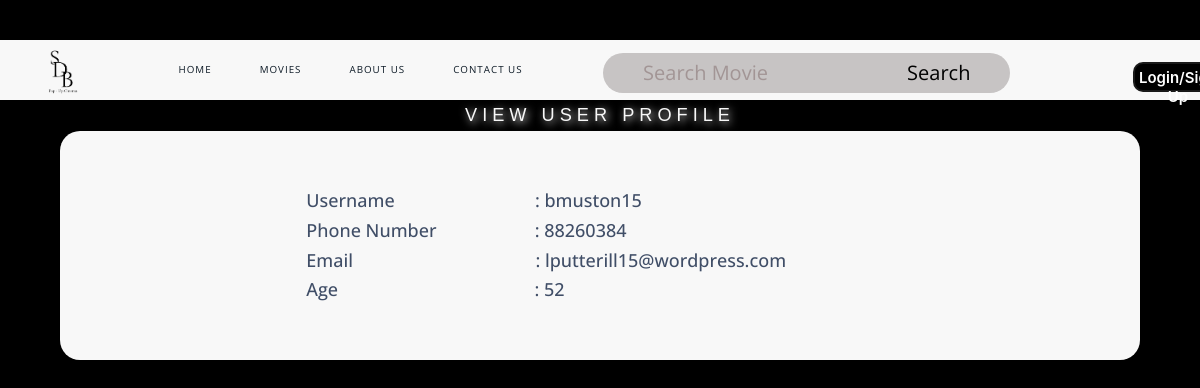
Page /ViewStaffProfile.php?username=bmuston15 on the earlier database version.
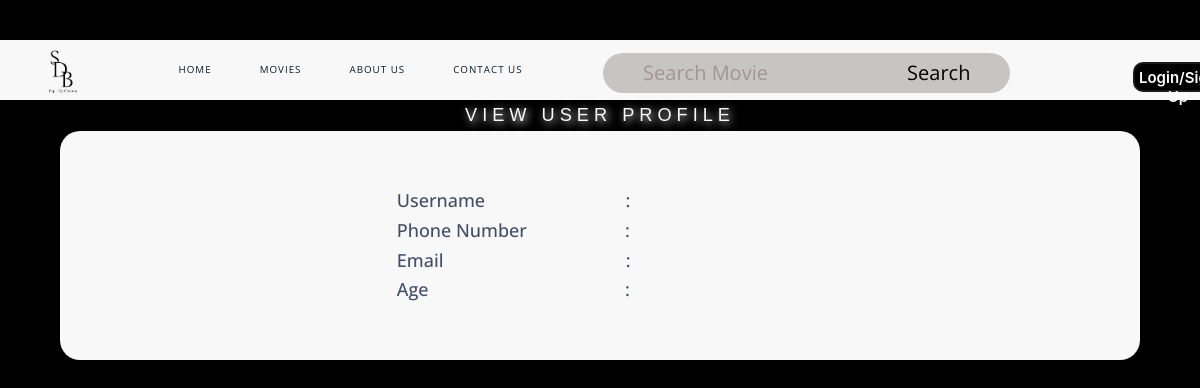
Same page on the later database version.
### tables this page shows
CREATE TABLE `staff` (
  `phoneNo` int(8) DEFAULT NULL,
  `username` varchar(15) DEFAULT NULL,
  `hashedPassw` varchar(64) DEFAULT NULL,
  `email` varchar(30) DEFAULT NULL,
  `age` int(2) DEFAULT NULL,
  `aUsername` varchar(15) DEFAULT NULL,
  `dateLastModified` date DEFAULT NULL
);

### entityClass.php (called while the page is built, shortened)
<?php
class testDB{
    private $conn;
    function __construct($servername = "localhost", $dbusername = "root", $password = "", $dbname = "testdb") {
        $this->conn = new mysqli($servername, $dbusername, $password, $dbname);
    }
    function retrieveStaff($username){
        $result = $this->conn->query("SELECT * from `staff` where `username` = '$username'");
        $row = $result->fetch_all(MYSQLI_BOTH);
        return $row;
    }
}
?>

### dbFunctions.php (called while the page is built, shortened)
<?php
include ("entityClass.php");
class controller{
    private $testDB;
    function __construct(){
        $this->testDB = new testDB();
    }
    function run($method,$var1=0,$var2=0,$var3=0,$var4=0,$var5=0,$var6=0,$var7=0,$var8=0,$var9=0,$var10=0,$var11=0,$var12=0,$var13=0,$var14=0,$var15=0,$var16=0){
        if($method == "validateUserLogin"){
            $result = $this->testDB -> validateUserLogin($var1,$var2,$var3);
        }
        else if($method == "validateRegistration"){
            $result = $this->testDB->validateRegistration($var1);
        }
        else if($method == "processRegistration"){
            $result = $this->testDB->processRegistration($var1,$var2,$var3,$var4,$var5,$var6,$var7,$var8);
        }
        else if($method == "getMovie1"){
            $result = $this->testDB->getMovie1();
        }
        else if($method == "getMovie0"){
            $result = $this->testDB->getMovie0();
        }
        else if($method == "fetchUserDetails"){
            $result = $this->testDB->fetchUserDetails($var1,$var2,$var3);
        }
        else if($method == "searchMovies"){
            $result = $this->testDB->searchMovies($var1);
        }
        else if($method == "searchMovies10"){
            $result = $this->testDB->searchMovies10($var1,$var2);
        }
        else if($method == "searchMovies10Num"){
            $result = $this->testDB->searchMovies10Num($var1,$var2);
        }
        else if($method == "updatePassword"){
            $result = $this->testDB->updatePassword($var1,$var2,$var3,$var4);
        }
        else if($method == "validatePasswordChange"){
            $result = $this->testDB->validatePasswordChange($var1,$var2);
        }
        else if($method == "getBookings"){
            $result = $this->testDB->getBookings();
        }
        else if($method == "getBookingFromID"){
            $result = $this->testDB->getBookingFromID($var1);
        }
        else if($method == "updateBookings"){
            $result = $this->testDB->updateBookings($var1,$var2,$var3,$var4,$var5,$var6,$var7,$var8,$var9,$var10,$var11,$var12,$var13,$var14);
        }
        else if($method == "deleteBooking"){
            $result = $this->testDB->deleteBooking($var1);
        }
        else if($method == "confirmDeletion"){
            $result = $this->testDB->confirmDeletion($var1);
        }
        else if($method == "claimBooking"){
            $result = $this->testDB->claimBooking($var1,$var2);
        }
        else if($method == "getAllMovies"){
            $result = $this->testDB->getAllMovies();
        }
        else if($method == "updateMovie"){
            $result = $this->testDB->updateMovie($var1,$var2,$var3,$var4,$var5,$var6,$var7,$var8,$var9,$var10,$var11,$var12,$var13,$var14,$var15,$var16);
        }
        else if($method == "deleteMovie"){
            $result = $this->testDB->deleteMovie($var1);
        }
        else if($method == "confirmMovieDeletion"){
            $result = $this->testDB->confirmMovieDeletion($var1);
        }
        else if($method == "escapeString"){
            $result = $this->testDB->escapeString($var1);
        }
        else if($method == "addMovie"){
            $result = $this->testDB->addMovie($var1,$var2,$var3,$var4,$var5,$var6,$var7,$var8,$var9,$var10,$var11,$var12,$var13,$var14,$var15,$var16);
        }
        else if($method == "getRoomPlandb"){
            $result = $this->testDB->getRoomPlandb();
        }
        else if($method == "getRoomPlanFromID"){
            $result = $this->testDB->getRoomPlanFromID($var1);
        }
        else if($method == "updateRoomPlan"){
            $result = $this->testDB->updateRoomPlan($var1,$var2,$var3,$var4,$var5,$var6,$var7);
        }
        else if($method == "resetRoomPlan"){
            $result = $this->testDB->resetRoomPlan($var1,$var2,$var3);
        }
        else if($method == "getMovieTitleFromID"){
            $result = $this->testDB->getMovieTitleFromID($var1);
        }
        else if($method == "getBookingFromUsername"){
            $result = $this->testDB->getBookingFromUsername($var1);
        }
        else if($method == "updatePref"){
            $result = $this->testDB->updatePref($var1,$var2,$var3);
        }
        else if($method == "getPref"){
            $result = $this->testDB->getPref($var1);
        }
        else if($method == "getCustomerList"){
            $result = $this->testDB->getCustomerList();
        }
        else if($method == "getAllFood"){
            $result = $this->testDB->getAllFood();
        }
        else if($method == "getFoodFromName"){
            $result = $this->testDB->getFoodFromName($var1);
        }
        else if($method == "updateFood"){
            $result = $this->testDB->updateFood($var1,$var2,$var3,$var4,$var5,$var6);
        }
        else if($method == "deleteFood"){
            $result = $this->testDB->deleteFood($var1);
        }
        else if($method == "confirmDeleteFood"){
            $result = $this->testDB->confirmDeleteFood($var1);
        }
        else if($method == "addFood"){
            $result = $this->testDB->addFood($var1,$var2,$var3,$var4,$var5,$var6);
        }
        else if($method == "countRowFood"){
            $result = $this->testDB->countRowFood($var1);
        }
        else if($method == "getDistinctYear"){
            $result = $this->testDB->getDistinctYear();
        }
        else if($method == "getBookingReportAllTime"){
            $result = $this->testDB->getBookingReportAllTime();
        }
        else if($method == "popularMoviesAllTime"){
            $result = $this->testDB->popularMoviesAllTime();
        }
        else if($method == "busyDatesAllTime"){
            $result = $this->testDB->busyDatesAllTime();
        }
        else if($method == "getBookingReportYear"){
            $result = $this->testDB->getBookingReportYear($var1);
        }
        else if($method == "popularMoviesYear"){
            $result = $this->testDB->popularMoviesYear($var1);
        }
        else if($method == "busyDatesYear"){
            $result = $this->testDB->busyDatesYear($var1);
        }
        else if($method == "getBookingReportYearMonth"){
            $result = $this->testDB->getBookingReportYearMonth($var1,$var2);
        }
        else if($method == "popularMoviesYearMonth"){
            $result = $this->testDB->popularMoviesYearMonth($var1,$var2);
        }
        else if($method == "busyDatesYearMonth"){
            $result = $this->testDB->busyDatesYearMonth($var1,$var2);
        }
        else if($method == "getBookingReportDay"){
            $result = $this->testDB->getBookingReportDay($var1);
        }
        else if($method == "popularMoviesDay"){
            $result = $this->testDB->popularMoviesDay($var1);
        }
        else if($method == "busyDatesDay"){
            $result = $this->testDB->busyDatesDay($var1);
        }
        else if($method == "resetRoomSpec"){
            $result = $this->testDB->resetRoomSpec($var1);
        }
        else if($method == "updateRoomSpec0"){
            $result = $this->testDB->updateRoomSpec0($var1,$var2,$var3);
        }
        else if($method == "getMovieFromID"){
            $result = $this->testDB->getMovieFromID($var1);
        }
        else if($method == "getRoomPlan"){
            $result = $this->testDB->getRoomPlan($var1);
        }
        else if($method == "getRoomSpecs"){
            $result = $this->testDB->getRoomSpecs($var1);
        }
        else if($method == "updateSeatStatusUnavailable"){
            $result = $this->testDB->updateSeatStatusUnavailable($var1, $var2);
        }
        else if($method == "resetSeatingStatus"){
            $result = $this->testDB->resetSeatingStatus($var1);
        }
        else if($method == "getAvailableFoodDetails"){
            $result = $this->testDB->getAvailableFoodDetails();
        }
        else if($method == "getBookingDetails"){
            $result = $this->testDB->getBookingDetails($var1);
        }
        else if($method == "getSeatStatus"){
            $result = $this->testDB->getSeatStatus($var1,$var2,$var3);
        }
        else if($method == "getSeatName"){
            $result = $this->testDB->getSeatName($var1,$var2,$var3);
        }
        else if($method == "updateBookingdb"){
            $result = $this->testDB->updateBookingdb($var1,$var2,$var3,$var4,$var5,$var6,$var7,$var8,$var9,$var10,$var11,$var12,$var13,$var14);
        }
        else if($method == "redeemPoints"){
            $result = $this->testDB->redeemPoints($var1,$var2);
        }
        else if($method == "gainPoints"){
            $result = $this->testDB->gainPoints($var1,$var2);
        }
        else if($method == "updateSeatStatus"){
            $result = $this->testDB->updateSeatStatus($var1,$var2);
        }
        else if($method == "retrieveStaff"){
            $result = $this->testDB->retrieveStaff($var1);
        }
        return $result;
   }
}
?>

### ViewStaffProfile.php (the view, shortened to what the changed rows need)
<?php
include("navbar.php");
class ViewStaffProfile{
    function display(){
        include("dbFunctions.php");
        $message = "";
        $controller = new controller ();
        if($_SERVER['REQUEST_METHOD'] === 'GET'){
            $username = $_GET['username'];
            $result = $controller->run("retrieveStaff", $username);
            $message =  '<form action="?" method="POST">';
            $message = $message.'<h4 style="text-align: left; white-space: pre;">Username                              : '.$result[0]['username'].'</h4>';
            $message = $message.'<h4 style="text-align: left; white-space: pre;">Phone Number                     : '.$result[0]['phoneNo'].'</h4>';
            $message = $message.'<h4 style="text-align: left; white-space: pre;">Email                                       : '.$result[0]['email'].'</h4>';
            $message = $message.'<h4 style="text-align: left; white-space: pre;">Age                                          : '.$result[0]['age'].'</h4>';
            $message = $message.'</form>';
        }
        echo '
    <!DOCTYPE html>
    <html lang="en">
    <head>
    <link rel="stylesheet" href="https://maxcdn.bootstrapcdn.com/font-awesome/4.7.0/css/font-awesome.min.css">
    <link rel="stylesheet" href="https://maxcdn.bootstrapcdn.com/bootstrap/3.3.7/css/bootstrap.min.css">
    <link rel="stylesheet" href="https://cdnjs.cloudflare.com/ajax/libs/font-awesome/4.7.0/css/font-awesome.min.css">
    </head>
    <body>';
    echo'
        <center>
            <div id="content">
        <h2>View<span style="color:#F8F8F8;"> User Profile</span></h2>
        </div>
     <div class="form">
                    <div class="row">
                        <div class="col">';
                        echo $message;
          echo'
    </body>
    </html>';
    }
}
$display = new ViewStaffProfile();
$display->display();
?>

Differences in the rows shown:
removed staff: username "bmuston15", phoneNo "88260384", email "lputterill15@wordpress.com", age "52"
